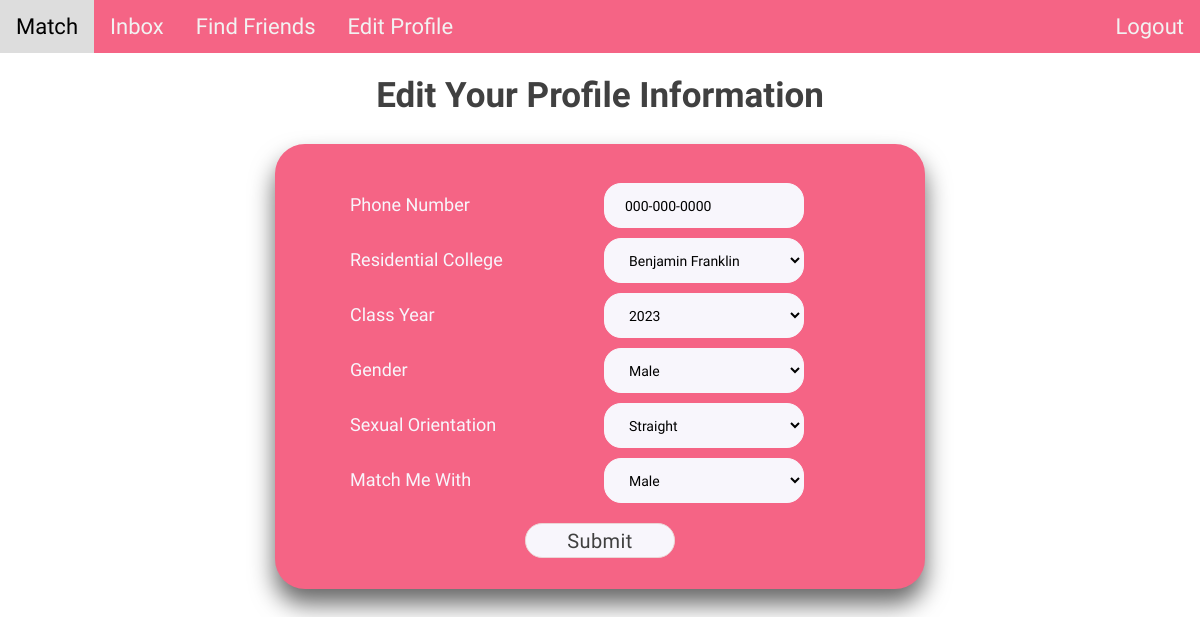
Screenshot of /profile (signed in) with the database file from the repository.
### tables this page shows
CREATE TABLE users (
    id integer primary key autoincrement,
    first_name text not null,
    last_name text not null,
    username text not null,
    password text not null,
    phone_number text,
    college text,
    class_year text,
    gender text,
    orientation text,
    preference text
);

### main.py (the view, shortened to what this page needs)
@app.route('/profile', methods=['POST', 'GET'])
@login_required
def profile():
    confirmation_message = None
    show_header = True
    dict_info = retrieve_profile_info(session["username"])
    if dict_info["number"] == None:
        show_header = False
    return render_template('profile.html', username=session["username"],
                           number=dict_info["number"],
                           college=dict_info["college"],
                           class_year=dict_info["class_year"],
                           gender=dict_info["gender"],
                           orientation=dict_info["orientation"],
                           match_preference=dict_info["match_preference"],
                           show_header=show_header)

### helper.py (called while the page is built)
def login_required(f):
    @wraps(f)
    def decorated_function(*args, **kwargs):
        if session.get("username") is None:
            print(session.get("username"))
            return redirect("/")
        return f(*args, **kwargs)
    return decorated_function

### models.py (called while the page is built)
def retrieve_profile_info(username):
    con = sql.connect("database.db")
    cur = con.cursor()
    query = "SELECT * FROM users WHERE username = ?"
    cur.execute(query, [username])
    info = cur.fetchone()
    first_name = info[1]
    last_name = info[2]
    number = info[5]
    college = info[6]
    class_year = info[7]
    gender = info[8]
    orientation = info[9]
    match_preference = info[10]
    info_dict = {"first_name": first_name, "last_name": last_name, "number": number,
                 "college": college, "class_year": class_year, "gender": gender,
                 "orientation": orientation, "match_preference": match_preference}
    return info_dict

### templates/profile.html (shortened to what this page needs)
<!DOCTYPE html>
<html lang="en">
<head>
    <link href="/static/css/profile.css" rel="stylesheet" type="text/css" media="all">
</head>
<body>
    {% if show_header is true %}
        {% include "/header.html" %}
    {%endif%}
    <div class="profile-container">
        <div class="profile-title">
            <p>Edit Your Profile Information</p>
        </div>
        <br>
        <div class="profile-box">
            <form action="{{ url_for('profile', username=username) }}" method="post">
                <div class="item-box">
                    <label for="phone_number">Phone Number</label>
                    <input type="phone_number" name="phone_number" pattern="[0-9]{3}-[0-9]{3}-[0-9]{4}" value="{{ number|default("000-000-0000", true) }}"><br/><br/>
                </div>
                <div class="item-box">
                    <label for="residential_college">Residential College</label>
                    <select id="residential_college" name="residential_college" value="{{ college }}">
                        <option value="Benjamin Franklin" {{ "selected='selected'" if college == 'Benjamin Franklin' else ""}}>Benjamin Franklin</option>
                    </select>
                </div>
                <div class="item-box">
                    <label for="class_year">Class Year</label>
                    <select id="class_year" name="class_year" value=" {{class_year}} ">
                        <option value="2023" {{ "selected='selected'" if class_year == '2023' else ""}}>2023</option>
                    </select>
                </div>
                <div class="item-box">
                    <label for="gender">Gender</label>
                    <select id="gender" name="gender" value = " {{gender}} ">
                        <option value="Male" {{ "selected='selected'" if gender == 'Male' else ""}}>Male</option>
                    </select>
                </div>
                <div class="item-box">
                    <label for="orientation">Sexual Orientation</label>
                    <select id="orientation" name="orientation" value = " {{orientation}} ">
                        <option value="Straight" {{ "selected='selected'" if orientation == 'Straight' else ""}}>Straight</option>
                    </select>
                </div>
                <div class="item-box">
                    <label for="match_preference">Match Me With</label>
                    <select id="match_preference" name="match_preference" value = " {{match_preference}} ">
                        <option value="Male" {{ "selected='selected'" if match_preference == 'Male' else ""}}>Male</option>
                    </select>
                </div>
                <br>
                <input type="submit" class="button" value="Submit"/>
            </form>
        </div>
    </div>
</body>
</html>

### static/css/profile.css (style rules this page uses)
body { margin: 0; padding: 0; background: white; }
.profile-title { display: flex; flex-direction: column; align-items: center; justify-content: center; margin-top: 1%; }
.profile-title p { font-family: 'Domine'; font-style: normal; font-weight: 700; font-size: 35px; color: #404040; margin: 0; margin-top: 10px; }
.profile-box { display: flex; align-items: center; justify-content: center; margin: 0 auto; margin-top: 10px; width: 650px; height: 445px; box-sizing: border-box; box-shadow: 0 15px 25px rgba(0, 0, 0, .6); background: #F56485; border-radius: 30px; flex-direction: column; }
.item-box { flex-direction: row; width: 500px; height: 55px; }
input, select { display: inline-block; font-size: 14px; width: 200px; height: 45px; padding: 12px 20px; margin: 8px 0; display: inline-block; border: 1px solid #F8F6FC; background: #F8F6FC; border-radius: 17px; box-sizing: border-box; font-family: 'M PLUS Rounded 1c'; }
label { display: inline-block; clear: left; width: 250px; text-align: left; font-family: 'M PLUS Rounded 1c'; font-size: 18px; color: #F8F6FC }
.button { box-sizing: border-box; flex-direction: row; margin: auto; align-items: center; padding: 4px 15px; gap: 8px; width: 150px; height: 35px; background: #F8F6FC; border: 1px solid #EBD5D5; border-radius: 17px; flex: none; order: 2; flex-grow: 0; font-family: 'M PLUS Rounded 1c'; font-style: normal; font-size: 20px; line-height: 22px; display: flex; text-align: center; letter-spacing: 0.41px; color: #404040; }

### rows the page displays
users: phone_number "000-000-0000", residential_college "Benjamin Franklin", class_year "2023", gender "Male", orientation "Straight", match_preference "Male"
